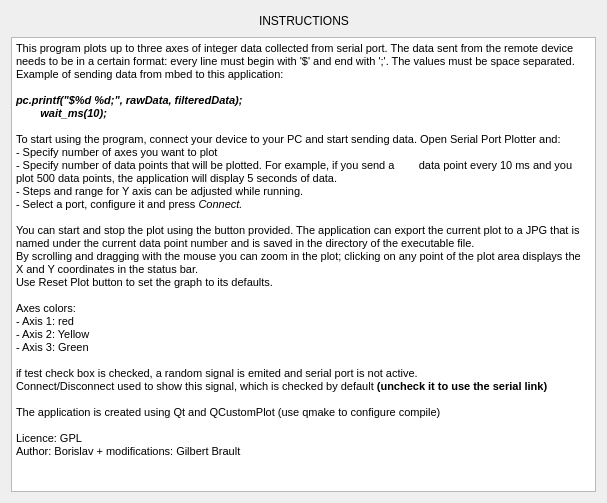
<?xml version="1.0" encoding="UTF-8"?>
<ui version="4.0">
 <class>HelpWindow</class>
 <widget class="QDialog" name="HelpWindow">
  <property name="geometry">
   <rect>
    <x>0</x>
    <y>0</y>
    <width>607</width>
    <height>503</height>
   </rect>
  </property>
  <property name="windowTitle">
   <string>Dialog</string>
  </property>
  <layout class="QGridLayout" name="gridLayout">
   <item row="0" column="0">
    <layout class="QHBoxLayout" name="horizontalLayout">
     <item>
      <spacer name="horizontalSpacer">
       <property name="orientation">
        <enum>Qt::Horizontal</enum>
       </property>
       <property name="sizeHint" stdset="0">
        <size>
         <width>40</width>
         <height>20</height>
        </size>
       </property>
      </spacer>
     </item>
     <item>
      <widget class="QLabel" name="label">
       <property name="text">
        <string>INSTRUCTIONS</string>
       </property>
      </widget>
     </item>
     <item>
      <spacer name="horizontalSpacer_2">
       <property name="orientation">
        <enum>Qt::Horizontal</enum>
       </property>
       <property name="sizeHint" stdset="0">
        <size>
         <width>40</width>
         <height>20</height>
        </size>
       </property>
      </spacer>
     </item>
    </layout>
   </item>
   <item row="1" column="0">
    <widget class="QTextEdit" name="textEdit">
     <property name="html">
      <string>&lt;!DOCTYPE HTML PUBLIC &quot;-//W3C//DTD HTML 4.0//EN&quot; &quot;http://www.w3.org/TR/REC-html40/strict.dtd&quot;&gt;
&lt;html&gt;&lt;head&gt;&lt;meta name=&quot;qrichtext&quot; content=&quot;1&quot; /&gt;&lt;style type=&quot;text/css&quot;&gt;
p, li { white-space: pre-wrap; }
&lt;/style&gt;&lt;/head&gt;&lt;body style=&quot; font-family:'MS Shell Dlg 2'; font-size:8.25pt; font-weight:400; font-style:normal;&quot;&gt;
&lt;p style=&quot; margin-top:0px; margin-bottom:0px; margin-left:0px; margin-right:0px; -qt-block-indent:0; text-indent:0px;&quot;&gt;&lt;span style=&quot; font-size:8pt;&quot;&gt;This program plots up to three axes of integer data collected from serial port. The data sent from the remote device needs to be in a certain format: every line must begin with '$' and end with ';'. The values must be space separated.&lt;/span&gt;&lt;/p&gt;
&lt;p style=&quot; margin-top:0px; margin-bottom:0px; margin-left:0px; margin-right:0px; -qt-block-indent:0; text-indent:0px;&quot;&gt;&lt;span style=&quot; font-size:8pt;&quot;&gt;Example of sending data from mbed to this application:&lt;/span&gt;&lt;/p&gt;
&lt;p style=&quot;-qt-paragraph-type:empty; margin-top:0px; margin-bottom:0px; margin-left:0px; margin-right:0px; -qt-block-indent:0; text-indent:0px; font-size:8pt;&quot;&gt;&lt;br /&gt;&lt;/p&gt;
&lt;p style=&quot; margin-top:0px; margin-bottom:0px; margin-left:0px; margin-right:0px; -qt-block-indent:0; text-indent:0px;&quot;&gt;&lt;span style=&quot; font-size:8pt; font-weight:600; font-style:italic;&quot;&gt;pc.printf(&amp;quot;$%d %d;&amp;quot;, rawData, filteredData);&lt;/span&gt;&lt;/p&gt;
&lt;p style=&quot; margin-top:0px; margin-bottom:0px; margin-left:0px; margin-right:0px; -qt-block-indent:0; text-indent:0px;&quot;&gt;&lt;span style=&quot; font-size:8pt; font-weight:600; font-style:italic;&quot;&gt;        wait_ms(10);&lt;/span&gt;&lt;/p&gt;
&lt;p style=&quot;-qt-paragraph-type:empty; margin-top:0px; margin-bottom:0px; margin-left:0px; margin-right:0px; -qt-block-indent:0; text-indent:0px; font-size:8pt;&quot;&gt;&lt;br /&gt;&lt;/p&gt;
&lt;p style=&quot; margin-top:0px; margin-bottom:0px; margin-left:0px; margin-right:0px; -qt-block-indent:0; text-indent:0px;&quot;&gt;&lt;span style=&quot; font-size:8pt;&quot;&gt;To start using the program, connect your device to your PC and start sending data. Open Serial Port Plotter and:&lt;/span&gt;&lt;/p&gt;
&lt;p style=&quot; margin-top:0px; margin-bottom:0px; margin-left:0px; margin-right:0px; -qt-block-indent:0; text-indent:0px;&quot;&gt;&lt;span style=&quot; font-size:8pt;&quot;&gt;- Specify number of axes you want to plot&lt;/span&gt;&lt;/p&gt;
&lt;p style=&quot; margin-top:0px; margin-bottom:0px; margin-left:0px; margin-right:0px; -qt-block-indent:0; text-indent:0px;&quot;&gt;&lt;span style=&quot; font-size:8pt;&quot;&gt;- Specify number of data points that will be plotted. For example, if you send a        data point every 10 ms and you plot 500 data points, the application will display 5 seconds of data. &lt;/span&gt;&lt;/p&gt;
&lt;p style=&quot; margin-top:0px; margin-bottom:0px; margin-left:0px; margin-right:0px; -qt-block-indent:0; text-indent:0px;&quot;&gt;&lt;span style=&quot; font-size:8pt;&quot;&gt;- Steps and range for Y axis can be adjusted while running.&lt;/span&gt;&lt;/p&gt;
&lt;p style=&quot; margin-top:0px; margin-bottom:0px; margin-left:0px; margin-right:0px; -qt-block-indent:0; text-indent:0px;&quot;&gt;&lt;span style=&quot; font-size:8pt;&quot;&gt;- Select a port, configure it and press&lt;/span&gt;&lt;span style=&quot; font-size:8pt; font-style:italic;&quot;&gt; Connect.&lt;/span&gt;&lt;/p&gt;
&lt;p style=&quot;-qt-paragraph-type:empty; margin-top:0px; margin-bottom:0px; margin-left:0px; margin-right:0px; -qt-block-indent:0; text-indent:0px; font-size:8pt; font-style:italic;&quot;&gt;&lt;br /&gt;&lt;/p&gt;
&lt;p style=&quot; margin-top:0px; margin-bottom:0px; margin-left:0px; margin-right:0px; -qt-block-indent:0; text-indent:0px;&quot;&gt;&lt;span style=&quot; font-size:8pt;&quot;&gt;You can start and stop the plot using the button provided. The application can export the current plot to a JPG that is named under the current data point number and is saved in the directory of the executable file. &lt;/span&gt;&lt;/p&gt;
&lt;p style=&quot; margin-top:0px; margin-bottom:0px; margin-left:0px; margin-right:0px; -qt-block-indent:0; text-indent:0px;&quot;&gt;&lt;span style=&quot; font-size:8pt;&quot;&gt;By scrolling and dragging with the mouse you can zoom in the plot; clicking on any point of the plot area displays the X and Y coordinates in the status bar. &lt;/span&gt;&lt;/p&gt;
&lt;p style=&quot; margin-top:0px; margin-bottom:0px; margin-left:0px; margin-right:0px; -qt-block-indent:0; text-indent:0px;&quot;&gt;&lt;span style=&quot; font-size:8pt;&quot;&gt;Use Reset Plot button to set the graph to its defaults. &lt;/span&gt;&lt;/p&gt;
&lt;p style=&quot;-qt-paragraph-type:empty; margin-top:0px; margin-bottom:0px; margin-left:0px; margin-right:0px; -qt-block-indent:0; text-indent:0px; font-size:8pt;&quot;&gt;&lt;br /&gt;&lt;/p&gt;
&lt;p style=&quot; margin-top:0px; margin-bottom:0px; margin-left:0px; margin-right:0px; -qt-block-indent:0; text-indent:0px;&quot;&gt;&lt;span style=&quot; font-size:8pt;&quot;&gt;Axes colors:&lt;/span&gt;&lt;/p&gt;
&lt;p style=&quot; margin-top:0px; margin-bottom:0px; margin-left:0px; margin-right:0px; -qt-block-indent:0; text-indent:0px;&quot;&gt;&lt;span style=&quot; font-size:8pt;&quot;&gt;- Axis 1: red&lt;/span&gt;&lt;/p&gt;
&lt;p style=&quot; margin-top:0px; margin-bottom:0px; margin-left:0px; margin-right:0px; -qt-block-indent:0; text-indent:0px;&quot;&gt;&lt;span style=&quot; font-size:8pt;&quot;&gt;- Axis 2: Yellow&lt;/span&gt;&lt;/p&gt;
&lt;p style=&quot; margin-top:0px; margin-bottom:0px; margin-left:0px; margin-right:0px; -qt-block-indent:0; text-indent:0px;&quot;&gt;&lt;span style=&quot; font-size:8pt;&quot;&gt;- Axis 3: Green&lt;/span&gt;&lt;/p&gt;
&lt;p style=&quot;-qt-paragraph-type:empty; margin-top:0px; margin-bottom:0px; margin-left:0px; margin-right:0px; -qt-block-indent:0; text-indent:0px; font-size:8pt;&quot;&gt;&lt;br /&gt;&lt;/p&gt;
&lt;p style=&quot; margin-top:0px; margin-bottom:0px; margin-left:0px; margin-right:0px; -qt-block-indent:0; text-indent:0px;&quot;&gt;&lt;span style=&quot; font-size:8pt;&quot;&gt;if test check box is checked, a random signal is emited and serial port is not active. &lt;/span&gt;&lt;/p&gt;
&lt;p style=&quot; margin-top:0px; margin-bottom:0px; margin-left:0px; margin-right:0px; -qt-block-indent:0; text-indent:0px;&quot;&gt;&lt;span style=&quot; font-size:8pt;&quot;&gt;Connect/Disconnect used to show this signal, which is checked by default &lt;/span&gt;&lt;span style=&quot; font-size:8pt; font-weight:600;&quot;&gt;(uncheck it to use the serial link)&lt;/span&gt;&lt;/p&gt;
&lt;p style=&quot;-qt-paragraph-type:empty; margin-top:0px; margin-bottom:0px; margin-left:0px; margin-right:0px; -qt-block-indent:0; text-indent:0px; font-size:8pt;&quot;&gt;&lt;br /&gt;&lt;/p&gt;
&lt;p style=&quot; margin-top:0px; margin-bottom:0px; margin-left:0px; margin-right:0px; -qt-block-indent:0; text-indent:0px;&quot;&gt;&lt;span style=&quot; font-size:8pt;&quot;&gt;The application is created using Qt and QCustomPlot (use qmake to configure compile)&lt;/span&gt;&lt;/p&gt;
&lt;p style=&quot;-qt-paragraph-type:empty; margin-top:0px; margin-bottom:0px; margin-left:0px; margin-right:0px; -qt-block-indent:0; text-indent:0px; font-size:8pt;&quot;&gt;&lt;br /&gt;&lt;/p&gt;
&lt;p style=&quot; margin-top:0px; margin-bottom:0px; margin-left:0px; margin-right:0px; -qt-block-indent:0; text-indent:0px;&quot;&gt;&lt;span style=&quot; font-size:8pt;&quot;&gt;Licence: GPL&lt;/span&gt;&lt;/p&gt;
&lt;p style=&quot; margin-top:0px; margin-bottom:0px; margin-left:0px; margin-right:0px; -qt-block-indent:0; text-indent:0px;&quot;&gt;&lt;span style=&quot; font-size:8pt;&quot;&gt;Author: Borislav + modifications: Gilbert Brault&lt;/span&gt;&lt;/p&gt;&lt;/body&gt;&lt;/html&gt;</string>
     </property>
    </widget>
   </item>
  </layout>
 </widget>
 <resources/>
 <connections/>
</ui>
